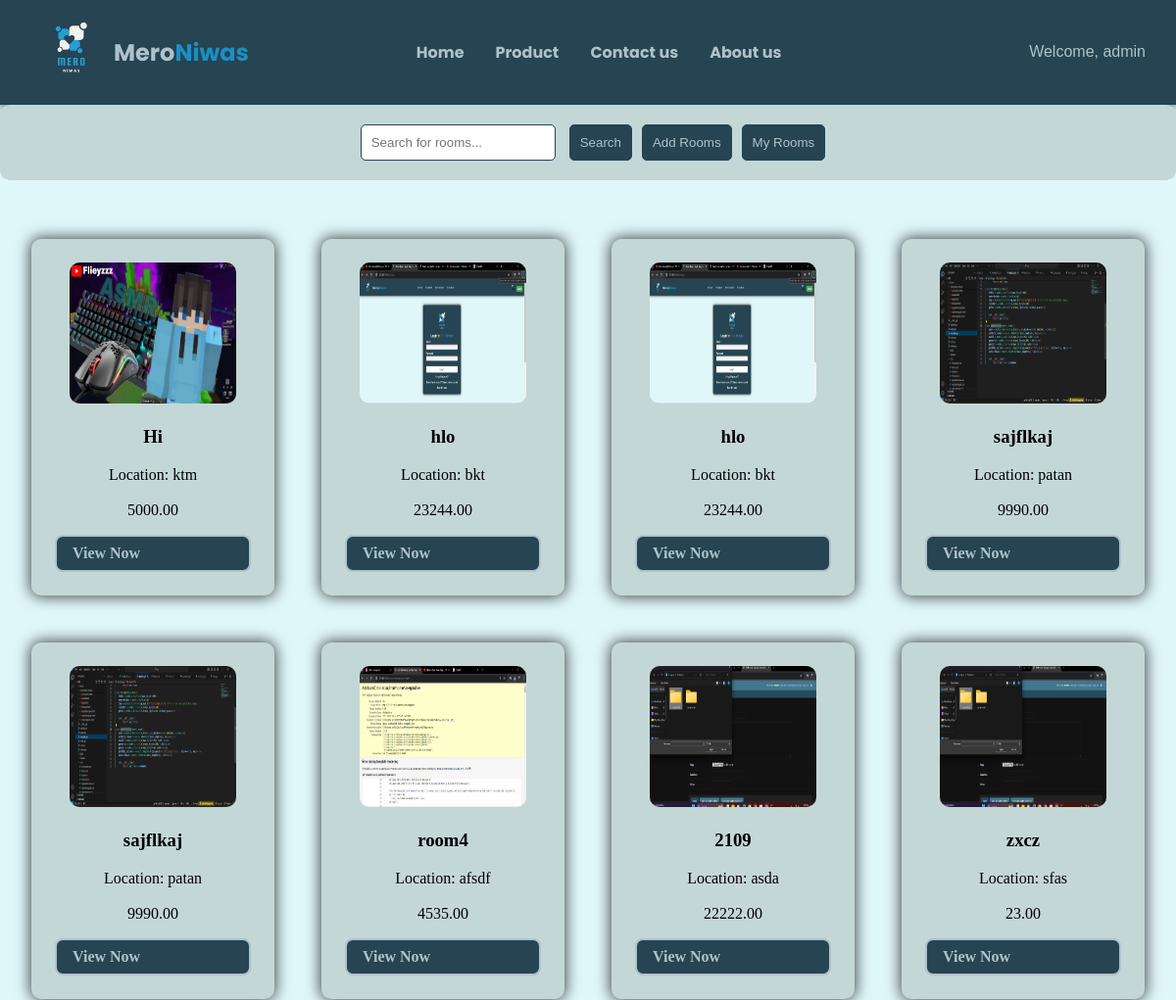
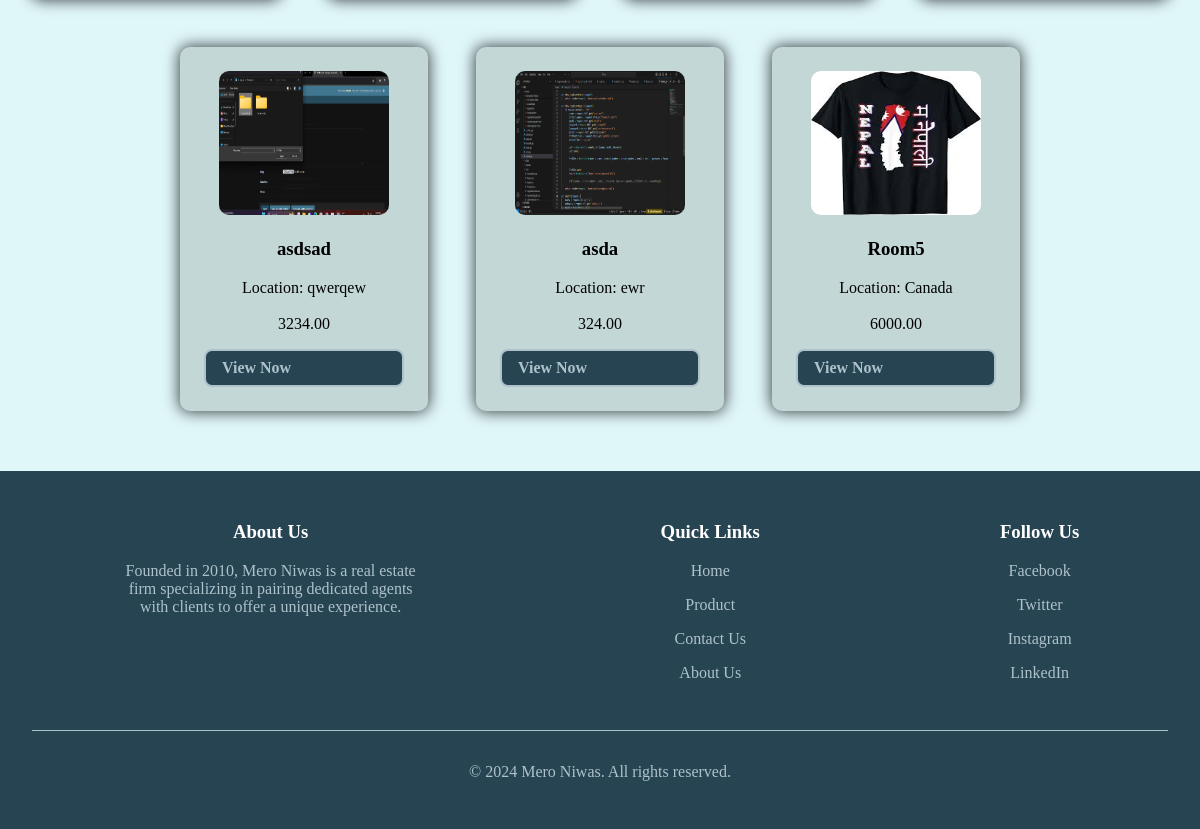
Screenshot of /Product/ (signed in) with the database file from the repository (2 pictures, top to bottom).
### home/models.py (models this page shows, shortened)
class Room(models.Model):
    title = models.CharField(max_length=200)
    description = models.TextField()
    img = models.FileField(upload_to='static/uploads')  # FileField for uploading images
    location = models.CharField(max_length=100)
    price = models.DecimalField(max_digits=10, decimal_places=2)
    user = models.CharField(default="null" , max_length=255, null=False)

### home/views.py (the view)
# urls.py: path('Product/', views.show_product, name='show_product'),
def show_product(request):
    rooms = Room.objects.all()
    if request.user.is_authenticated:
        user_profile = UserProfile.objects.get(user=request.user)
        if user_profile.accountType == "broker":
            return show_productBroker(request, rooms)
        else:
            return render(request, 'home/Product.html', {'rooms': rooms})
    return render(request, 'home/Product.html', {'rooms': rooms})

### home/views.py (called while the page is built)
def show_productBroker(request, rooms):
    return render(request, 'home/ProductBroker.html', {'rooms': rooms})

### home/templates/home/ProductBroker.html (shortened to what this page needs)
{% extends 'layout.html' %} {% load static %} {% block main_content %}
<link rel="stylesheet" href="{% static 'css/Product.css' %}" />
<main>
  <div class="search-filter">
    <form method="GET" action="{% url 'show_productBroker' %}">
      <input type="text" name="q" placeholder="Search for rooms..." />
      <button type="submit">Search</button>
    </form>
    <a href="{% url 'AddProduct' %}"><button>Add Rooms</button></a>
    <a href="{% url 'MyProduct' %}"><button>My Rooms</button></a>
  </div>
  <div class="room-listings">
    {% for room in rooms %}
    <div class="room-card">
        <img src="/{{room.img}}" alt="Room Image" width="170px" />
        <div class="room-info">
          <h3>{{ room.title }}</h3>
          <p id="loc">Location: {{ room.location }}</p>
          <p id="pricee">{{ room.price }}</p>
          <a href="{% url 'product_detail' room.id %}" class="button">View Now</a>
        </div>
    </div>
    {% endfor %}
  </div>
</main>
{% endblock %}

### templates/layout.html (shortened to what this page needs)
{% load static %}
<!DOCTYPE html>
<html lang="en">
  <head>
    <link rel="stylesheet" href="{% static 'css/style.css'%}" />
  </head>
  <body>
    <header>
      <nav class="navbar">
        <div class="logo">
          <a href="{% url 'home' %}">
            <img src="{% static 'Assets/logo.png'%}" alt="Error loading" />
            <h2 id="ttxt">Mero</h2>
            <h2 id="txt">Niwas</h2>
          </a>
        </div>
        <div class="naav">
          <div class="nav">
            <h4 class="nav-item"><a href="{% url 'home' %}">Home</a></h4>
            <h4 class="nav-item"><a href="{% url 'show_product' %}">Product</a></h4>
            <h4 class="nav-item">
              <a href="{% url 'ContactUs' %}">Contact us</a>
            </h4>
            <h4 class="nav-item"><a href="{% url 'about_us' %}">About us</a></h4>
          </div>
          {% if user.is_authenticated %}
              <div class="user-info">
                  <div class="dropdown">
                    <button class="dropdown-toggle">Welcome, {{ user.username }}</button>
                </div>
              </div>
          {% endif %}
        </div>
      </nav>
    </header>
    <div class="main">
      {% block main_content %} {% endblock %}
    </div>
    <footer>
      <div class="footer-content">
        <div class="footer-section about">
          <h3>About Us</h3>
          <p>
            Founded in 2010, Mero Niwas is a real estate firm specializing in
            pairing dedicated agents with clients to offer a unique experience.
          </p>
        </div>
        <div class="footer-section links">
          <h3>Quick Links</h3>
          <ul>
            <li><a href="#">Home</a></li>
            <li><a href="{% url 'show_product' %}">Product</a></li>
            <li><a href="{% url 'ContactUs'%}">Contact Us</a></li>
            <li><a href="{% url 'about_us' %}">About Us</a></li>
          </ul>
        </div>
        <div class="footer-section social">
          <h3>Follow Us</h3>
          <ul>
            <li><a href="#">Facebook</a></li>
            <li><a href="#">Twitter</a></li>
            <li><a href="#">Instagram</a></li>
            <li><a href="#">LinkedIn</a></li>
          </ul>
        </div>
      </div>
      <div class="footer-bottom">
        <p>&copy; 2024 Mero Niwas. All rights reserved.</p>
      </div>
    </footer>
  </body>
</html>

### static/css/style.css (style rules this page uses)
body { padding: 0; margin: 0; background-color: #e0f7fa; }
.navbar { display: flex; box-sizing: border-box; justify-content: space-between; font-family: "Poppins", sans-serif; background-color: #264452; border: 2px solid 264452; padding: 2vh; box-shadow: 0px 0px 15px 1px rgba(0, 0, 0, 0.75); -webkit-box-shadow: 0px 0px 15px 1px rgba(0, 0, 0, 0.75); -moz-box-shadow: 0px 0px 15px 1px rgba(0, 0, 0, 0.75); }
.logo, .nav, .log { display: flex; align-items: center; }
.logo { margin-left: 2vw; }
.naav { display: flex; justify-content: center; width: 65%; justify-content: space-between; text-align: center; left: 35%; }
.nav { gap: 2em; }
.logo a img { width: 4em; height: 4em; }
.logo a h2 { margin-left: 1vw; color: #aec2cb; }
.logo a { display: flex; text-decoration: none; }
#txt { color: #1b8fc3; margin-left: 0px; }
.nav h4 a { color: #aec2cb; text-decoration: none; }
.button { all: unset; display: flex; align-items: center; position: relative; padding: 0.3em 1em; border: #aec2cb solid 0.15em; border-radius: 0.5em; color: #aec2cb; font-weight: 600; cursor: pointer; overflow: hidden; }
.button::after, .button::before { content: ""; position: absolute; width: 6em; aspect-ratio: 1; background: #70c3e9; opacity: 50%; border-radius: 50%; transition: transform 500ms, background 300ms; }
.button::before { left: 0; transform: translateX(-8em); }
.button::after { right: 0; transform: translateX(8em); }
.user-info { display: flex; align-items: center; justify-content: center; }
.dropdown { position: relative; display: inline-block; }
.dropdown-toggle { color: #aec2cb; padding: 10px 15px; font-size: 16px; border: none; cursor: pointer; background:none; }
footer { background-color: #264452; color: #aec2cb; padding: 2em; text-align: center; }
.footer-content { display: flex; justify-content: center; margin-bottom: 2em; gap: 20vw; }
.footer-section { max-width: 300px; }
.footer-section h3 { color: #ffffff; }
.footer-section ul { list-style: none; padding: 0; }
.footer-section ul li { margin: 1em 0; }
.footer-section ul li a { color: #aec2cb; text-decoration: none; }
.footer-bottom { border-top: 1px solid #aec2cb; padding-top: 1em; }

### static/css/Product.css (style rules this page uses)
.search-filter { display: flex; justify-content: center; padding: 20px; border-radius: 10px; background-color: #c4d7d7; }
.search-filter input, .search-filter select, .search-filter button { margin-left: 10px; padding: 10px; border: 1px solid #264452; border-radius: 5px; }
.search-filter button { background-color: #264452; color: #aec2cb; cursor: pointer; }
.room-listings { display: flex; align-items: center; flex-wrap: wrap; margin: 60px 0; justify-content: center; gap: 4vw; }
.room-card { background: #c4d7d7; padding: 2vw; align-items: center; text-align: center; width: 200px; border-radius: 10px; box-shadow: 0px 0px 15px 1px rgba(0, 0, 0, 0.75); -webkit-box-shadow: 0px 0px 15px 1px rgba(0, 0, 0, 0.75); -moz-box-shadow: 0px 0px 15px 1px rgba(0, 0, 0, 0.75); }
.room-card img { aspect-ratio: 20 / 17; border-radius: 10px; }
#loc { overflow: hidden; height: 20px; }
.button { background-color: #264452; color: #aec2cb; border: 2px solid #aec2cb; border-radius: 8px; padding: 0.5em 1em; font-size: 1em; cursor: pointer; margin: auto; }
.button::after, .button::before { content: ""; position: absolute; width: 6em; aspect-ratio: 1; background: #70c3e9; opacity: 50%; border-radius: 50%; transition: transform 500ms, background 300ms; }
.button::before { left: 0; transform: translateX(-8em); }
.button::after { right: 0; transform: translateX(8em); }

### rows the page displays
Room: img (picture), title "Hi", location "ktm", price "5000.00"
Room: img (picture), title "hlo", location "bkt", price "23244.00"
Room: img (picture), title "hlo", location "bkt", price "23244.00"
Room: img (picture), title "sajflkaj", location "patan", price "9990.00"
Room: img (picture), title "sajflkaj", location "patan", price "9990.00"
Room: img (picture), title "room4", location "afsdf", price "4535.00"
Room: img (picture), title "2109", location "asda", price "22222.00"
Room: img (picture), title "zxcz", location "sfas", price "23.00"
Room: img (picture), title "asdsad", location "qwerqew", price "3234.00"
Room: img (picture), title "asda", location "ewr", price "324.00"
Room: img (picture), title "Room5", location "Canada", price "6000.00"

### other values shown
{{ user.username }} "admin"
